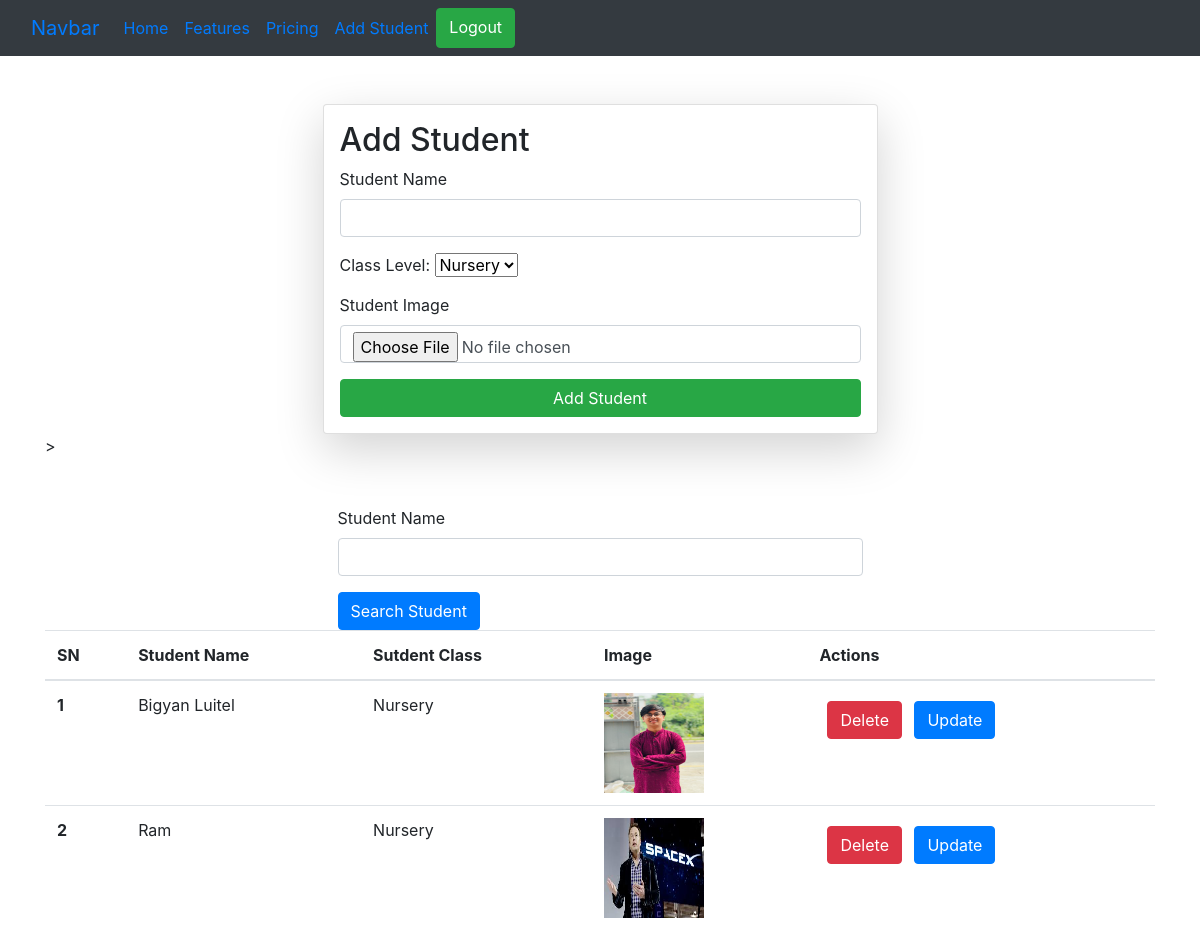
Page /index/ (signed in) on the committed database.
### students/models.py (models this page shows)
class Student(models.Model):
    User=models.ForeignKey(User,on_delete=models.CASCADE,null=True,blank=True)
    student_name=models.CharField(max_length=100)
    student_class=models.CharField(max_length=20)
    student_image=models.ImageField(upload_to='media/')

### students/views.py (the view, shortened to what this page needs)
# urls.py: path('index/',views.index,name='index'),
@login_required(login_url='/login_page/')
def index(request):
    QuerySet=Student.objects.all()
    if request.GET.get('Search'):
        QuerySet=QuerySet.filter(student_name__icontains=request.GET.get('Search'))
    context={
        'pages':'students',
        'students':QuerySet
    }
    return render(request,'students/index.html',context)

### students/templates/students/index.html (shortened to what this page needs)
{% extends 'base.html' %}
{% block start %}
<div class="container mt-5" >
    <form class="col-6 mx-auto card p-3 shadow-lg" method="POST" enctype="multipart/form-data">
        <h2>Add Student</h2>
        <div class="mb-3">
          <label for="exampleInputEmail1" class="form-label">Student Name</label>
          <input name="student_name" required type="text" class="form-control">
        </div>
        <div class="mb-3"
        <label for="classLevel">Class Level:</label>
<select id="classLevel" name="student_class">
  <option value="Nursery">Nursery</option>
</select>
          </div>
          <div class="mb-3">
            <label for="exampleInputPassword1" class="form-label"> Student Image</label>
            <input name="student_image" type="file"  class="form-control">
                </div>
                <button type="submit" class="btn btn-success">Add Student</button>
                        </form>>
                        <div class="mt-5">
                          <div class="mx-auto col-6">
                            <form action="">
                            <div class="mb-3">
                              <label for="exampleInputPassword1" class="form-label">Student Name</label>
                              <input name="Search" value="{{recepie.recepie_name}}"  type="text" class="form-control">
                            </div>
                            <button type="submit" class="btn btn-primary"> Search Student</button>
                          </form>
                          </div>
                        </div>
                        <table class="table">
                            <thead>
                              <tr>
                                <th scope="col">SN</th>
                                <th scope="col">Student Name</th>
                                <th scope="col">Sutdent Class</th>
                                <th scope="col">Image</th>
                                <th scope="col">Actions</th>
                              </tr>
                            </thead>
                            <tbody>
                              {% for student in students %}
                              <tr>
                                <th scope="row">{{forloop.counter}}</th>
                                <td> {{student.student_name}}</td>
                                <td>{{student.student_class}}</td>
                                <td>
                                   {% if student.student_image %}
                                    <img src="{{ student.student_image.url }}" alt="Recipe Image" width="100" height="100">
                                  {% else %}
                                    No image
                                  {% endif %}
                                </td>
                                <td>
                                  <form method="POST" action="{% url 'delete_record' student.id %}" style="display:inline;">
                                    <button type="submit" class="btn btn-danger m-2">Delete</button>
                                  </form>
                                  <a href="{%url 'update_record' student.id%}"><button class="btn btn-primary">Update</button></a>
                                </td>
                              </tr>
                              {% endfor %}
                            </tbody>
                          </table>
{% endblock start %}

### rows in the picture
Student: student_name "Bigyan Luitel", student_class "Nursery", student_image (picture)
Student: student_name "Ram", student_class "Nursery", student_image (picture)
